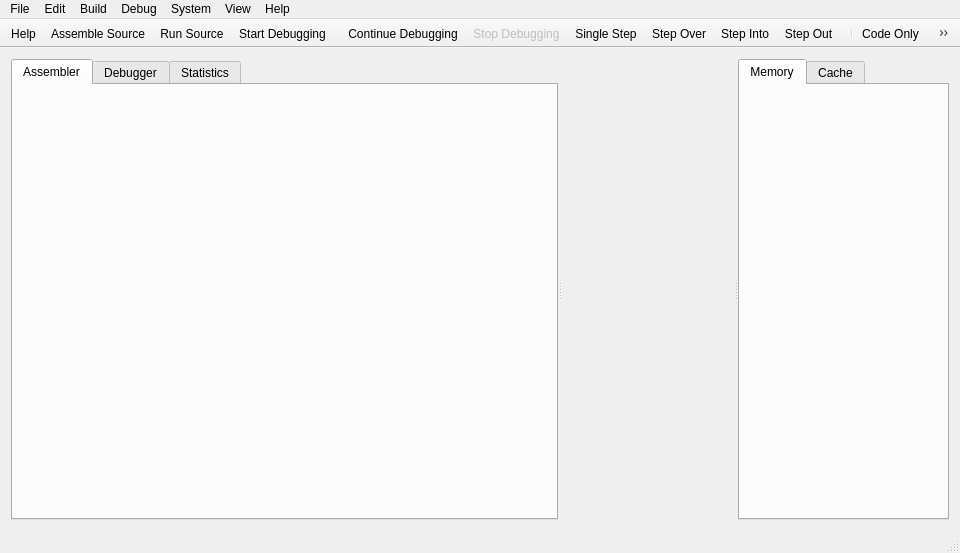
<?xml version="1.0" encoding="UTF-8"?>
<ui version="4.0">
 <class>AsmMainWindow</class>
 <widget class="QMainWindow" name="AsmMainWindow">
  <property name="geometry">
   <rect>
    <x>0</x>
    <y>0</y>
    <width>960</width>
    <height>553</height>
   </rect>
  </property>
  <property name="sizePolicy">
   <sizepolicy hsizetype="Expanding" vsizetype="Expanding">
    <horstretch>0</horstretch>
    <verstretch>0</verstretch>
   </sizepolicy>
  </property>
  <property name="windowTitle">
   <string>Pep/9</string>
  </property>
  <property name="windowIcon">
   <iconset resource="../pep9micro-lib/pep9micro-resources.qrc">
    <normaloff>:/images/Pep9micro-icon.png</normaloff>:/images/Pep9micro-icon.png</iconset>
  </property>
  <property name="unifiedTitleAndToolBarOnMac">
   <bool>true</bool>
  </property>
  <widget class="QWidget" name="centralWidget">
   <layout class="QGridLayout" name="gridLayout">
    <item row="0" column="1">
     <widget class="QSplitter" name="horizontalSplitter">
      <property name="orientation">
       <enum>Qt::Horizontal</enum>
      </property>
      <widget class="QTabWidget" name="tabWidget">
       <property name="sizePolicy">
        <sizepolicy hsizetype="MinimumExpanding" vsizetype="Expanding">
         <horstretch>5</horstretch>
         <verstretch>0</verstretch>
        </sizepolicy>
       </property>
       <property name="maximumSize">
        <size>
         <width>16777215</width>
         <height>16777208</height>
        </size>
       </property>
       <property name="currentIndex">
        <number>0</number>
       </property>
       <property name="documentMode">
        <bool>false</bool>
       </property>
       <property name="movable">
        <bool>true</bool>
       </property>
       <property name="tabBarAutoHide">
        <bool>true</bool>
       </property>
       <widget class="QWidget" name="assemblerTab">
        <attribute name="title">
         <string>Assembler</string>
        </attribute>
        <layout class="QGridLayout" name="gridLayout_6">
         <property name="leftMargin">
          <number>1</number>
         </property>
         <property name="topMargin">
          <number>1</number>
         </property>
         <property name="rightMargin">
          <number>1</number>
         </property>
         <property name="bottomMargin">
          <number>1</number>
         </property>
         <property name="verticalSpacing">
          <number>1</number>
         </property>
         <item row="0" column="0">
          <layout class="QGridLayout" name="assemblerGridLayout">
           <item row="0" column="0">
            <widget class="AssemblerPane" name="assemblerPane" native="true"/>
           </item>
          </layout>
         </item>
        </layout>
       </widget>
       <widget class="QWidget" name="debuggerTab">
        <attribute name="title">
         <string>Debugger</string>
        </attribute>
        <layout class="QGridLayout" name="gridLayout_3">
         <property name="leftMargin">
          <number>1</number>
         </property>
         <property name="topMargin">
          <number>1</number>
         </property>
         <property name="rightMargin">
          <number>1</number>
         </property>
         <property name="bottomMargin">
          <number>1</number>
         </property>
         <property name="verticalSpacing">
          <number>1</number>
         </property>
         <item row="0" column="1">
          <layout class="QGridLayout" name="gridLayout_2">
           <item row="0" column="0">
            <widget class="QSplitter" name="splitter">
             <property name="orientation">
              <enum>Qt::Vertical</enum>
             </property>
             <widget class="AsmProgramTracePane" name="asmProgramTracePane" native="true"/>
             <widget class="NewMemoryTracePane" name="memoryTracePane" native="true">
              <property name="minimumSize">
               <size>
                <width>150</width>
                <height>0</height>
               </size>
              </property>
             </widget>
            </widget>
           </item>
          </layout>
         </item>
        </layout>
       </widget>
       <widget class="QWidget" name="statsTab">
        <attribute name="title">
         <string>Statistics</string>
        </attribute>
        <layout class="QGridLayout" name="gridLayout_5">
         <property name="leftMargin">
          <number>1</number>
         </property>
         <property name="topMargin">
          <number>1</number>
         </property>
         <property name="rightMargin">
          <number>1</number>
         </property>
         <property name="bottomMargin">
          <number>1</number>
         </property>
         <property name="verticalSpacing">
          <number>1</number>
         </property>
         <item row="0" column="0">
          <layout class="QGridLayout" name="gridLayout_4">
           <item row="0" column="0">
            <widget class="ExecutionStatisticsWidget" name="executionStatisticsWidget" native="true"/>
           </item>
          </layout>
         </item>
        </layout>
       </widget>
      </widget>
      <widget class="QWidget" name="layoutWidget">
       <layout class="QVBoxLayout" name="verticalLayout">
        <item>
         <widget class="AsmCpuPane" name="asmCpuPane" native="true"/>
        </item>
        <item>
         <widget class="IOWidget" name="ioWidget" native="true">
          <property name="sizePolicy">
           <sizepolicy hsizetype="Expanding" vsizetype="Preferred">
            <horstretch>1</horstretch>
            <verstretch>3</verstretch>
           </sizepolicy>
          </property>
          <property name="minimumSize">
           <size>
            <width>150</width>
            <height>110</height>
           </size>
          </property>
         </widget>
        </item>
       </layout>
      </widget>
      <widget class="QTabWidget" name="memoryTabWidget">
       <property name="sizePolicy">
        <sizepolicy hsizetype="MinimumExpanding" vsizetype="Expanding">
         <horstretch>3</horstretch>
         <verstretch>0</verstretch>
        </sizepolicy>
       </property>
       <property name="maximumSize">
        <size>
         <width>16777215</width>
         <height>16777215</height>
        </size>
       </property>
       <property name="currentIndex">
        <number>0</number>
       </property>
       <widget class="QWidget" name="memoryTab">
        <attribute name="title">
         <string>Memory</string>
        </attribute>
        <layout class="QGridLayout" name="gridLayout_7">
         <item row="0" column="0">
          <layout class="QGridLayout" name="gridLayout_9">
           <item row="0" column="0">
            <widget class="MemoryDumpPane" name="memoryWidget" native="true"/>
           </item>
          </layout>
         </item>
        </layout>
       </widget>
       <widget class="QWidget" name="cacheTab">
        <property name="enabled">
         <bool>true</bool>
        </property>
        <attribute name="title">
         <string>Cache</string>
        </attribute>
        <layout class="QGridLayout" name="gridLayout_8">
         <item row="0" column="0">
          <layout class="QGridLayout" name="gridLayout_10">
           <item row="0" column="0">
            <widget class="CacheView" name="cacheWidget" native="true"/>
           </item>
          </layout>
         </item>
        </layout>
       </widget>
      </widget>
     </widget>
    </item>
   </layout>
  </widget>
  <widget class="QMenuBar" name="menuBar">
   <property name="geometry">
    <rect>
     <x>0</x>
     <y>0</y>
     <width>960</width>
     <height>24</height>
    </rect>
   </property>
   <widget class="QMenu" name="menuFile">
    <property name="title">
     <string>File</string>
    </property>
    <addaction name="actionFile_New_Asm"/>
    <addaction name="actionFile_Open"/>
    <addaction name="separator"/>
    <addaction name="actionFile_Save_Asm"/>
    <addaction name="separator"/>
    <addaction name="actionFile_Save_Asm_Source_As"/>
    <addaction name="actionFile_Save_Object_Code_As"/>
    <addaction name="actionFile_Save_Assembler_Listing_As"/>
    <addaction name="separator"/>
    <addaction name="actionFile_Print_Assembler_Source"/>
    <addaction name="actionFile_Print_Object_Code"/>
    <addaction name="actionFile_Print_Assembler_Listing"/>
    <addaction name="separator"/>
    <addaction name="actionExit"/>
   </widget>
   <widget class="QMenu" name="menuEdit">
    <property name="title">
     <string>Edit</string>
    </property>
    <addaction name="actionEdit_Undo"/>
    <addaction name="actionEdit_Redo"/>
    <addaction name="separator"/>
    <addaction name="actionEdit_Cut"/>
    <addaction name="actionEdit_Copy"/>
    <addaction name="actionEdit_Paste"/>
    <addaction name="separator"/>
    <addaction name="actionEdit_Format_Assembler"/>
    <addaction name="actionEdit_Remove_Error_Assembler"/>
    <addaction name="separator"/>
    <addaction name="actionEdit_Font"/>
    <addaction name="actionEdit_Reset_font_to_Default"/>
   </widget>
   <widget class="QMenu" name="menuSystem">
    <property name="title">
     <string>System</string>
    </property>
    <addaction name="actionSystem_Clear_CPU"/>
    <addaction name="actionSystem_Clear_Memory"/>
    <addaction name="separator"/>
    <addaction name="actionSystem_Assemble_Install_New_OS"/>
    <addaction name="actionSystem_Reinstall_Default_OS"/>
    <addaction name="actionSystem_Redefine_Mnemonics"/>
    <addaction name="separator"/>
    <addaction name="actionSystem_Show_Cache"/>
   </widget>
   <widget class="QMenu" name="menuHelp">
    <property name="title">
     <string>Help</string>
    </property>
    <property name="separatorsCollapsible">
     <bool>true</bool>
    </property>
    <addaction name="actionHelp_Writing_Programs"/>
    <addaction name="actionHelp_Assembly_Language"/>
    <addaction name="actionHelp_Machine_Language"/>
    <addaction name="actionHelp_Debugging_Assembly"/>
    <addaction name="actionHelp_Writing_Trap_Handlers"/>
    <addaction name="actionHelp_Pep_9_Cache"/>
    <addaction name="actionHelp_Pep9Reference"/>
    <addaction name="actionHelp_Examples"/>
    <addaction name="actionHelp_Pep9_Operating_System"/>
    <addaction name="separator"/>
    <addaction name="actionHelp_About_Pep9"/>
    <addaction name="actionHelp_About_Qt"/>
   </widget>
   <widget class="QMenu" name="menuBuild">
    <property name="title">
     <string>Build</string>
    </property>
    <addaction name="actionBuild_Assemble"/>
    <addaction name="actionBuild_Load_Object"/>
    <addaction name="actionBuild_Execute"/>
    <addaction name="separator"/>
    <addaction name="actionBuild_Run"/>
    <addaction name="actionBuild_Run_Object"/>
   </widget>
   <widget class="QMenu" name="menuDebug_2">
    <property name="title">
     <string>Debug</string>
    </property>
    <addaction name="actionDebug_Start_Debugging"/>
    <addaction name="actionDebug_Start_Debugging_Object"/>
    <addaction name="actionDebug_Start_Debugging_Loader"/>
    <addaction name="separator"/>
    <addaction name="actionDebug_Interupt_Execution"/>
    <addaction name="actionDebug_Continue"/>
    <addaction name="actionDebug_Stop_Debugging"/>
    <addaction name="separator"/>
    <addaction name="actionDebug_Single_Step_Assembler"/>
    <addaction name="actionDebug_Step_Over_Assembler"/>
    <addaction name="actionDebug_Step_Into_Assembler"/>
    <addaction name="actionDebug_Step_Out_Assembler"/>
    <addaction name="separator"/>
    <addaction name="actionDebug_Remove_All_Assembly_Breakpoints"/>
   </widget>
   <widget class="QMenu" name="menuView">
    <property name="title">
     <string>View</string>
    </property>
    <property name="separatorsCollapsible">
     <bool>false</bool>
    </property>
    <addaction name="actionView_Code_Only"/>
    <addaction name="actionView_Code_CPU"/>
    <addaction name="actionView_Code_CPU_Memory"/>
    <addaction name="separator"/>
    <addaction name="actionView_Assembler_Tab"/>
    <addaction name="actionView_Debugger_Tab"/>
    <addaction name="actionView_Statistics_Tab"/>
   </widget>
   <addaction name="menuFile"/>
   <addaction name="menuEdit"/>
   <addaction name="menuBuild"/>
   <addaction name="menuDebug_2"/>
   <addaction name="menuSystem"/>
   <addaction name="menuView"/>
   <addaction name="menuHelp"/>
  </widget>
  <widget class="QToolBar" name="mainToolBar">
   <property name="enabled">
    <bool>true</bool>
   </property>
   <property name="windowTitle">
    <string>Main Toolbar</string>
   </property>
   <property name="movable">
    <bool>false</bool>
   </property>
   <property name="iconSize">
    <size>
     <width>32</width>
     <height>32</height>
    </size>
   </property>
   <property name="floatable">
    <bool>false</bool>
   </property>
   <attribute name="toolBarArea">
    <enum>TopToolBarArea</enum>
   </attribute>
   <attribute name="toolBarBreak">
    <bool>false</bool>
   </attribute>
   <addaction name="actionHelp"/>
   <addaction name="actionBuild_Assemble"/>
   <addaction name="actionBuild_Run"/>
   <addaction name="actionDebug_Start_Debugging"/>
  </widget>
  <widget class="QToolBar" name="debuggerActionToolBar">
   <property name="windowTitle">
    <string>Debug Actions</string>
   </property>
   <property name="movable">
    <bool>false</bool>
   </property>
   <property name="floatable">
    <bool>false</bool>
   </property>
   <attribute name="toolBarArea">
    <enum>TopToolBarArea</enum>
   </attribute>
   <attribute name="toolBarBreak">
    <bool>false</bool>
   </attribute>
   <addaction name="actionDebug_Continue"/>
   <addaction name="actionDebug_Stop_Debugging"/>
   <addaction name="actionDebug_Single_Step_Assembler"/>
   <addaction name="actionDebug_Step_Over_Assembler"/>
   <addaction name="actionDebug_Step_Into_Assembler"/>
   <addaction name="actionDebug_Step_Out_Assembler"/>
  </widget>
  <widget class="QToolBar" name="hidePanesToolBar">
   <property name="windowTitle">
    <string>Hide Components</string>
   </property>
   <property name="movable">
    <bool>false</bool>
   </property>
   <property name="floatable">
    <bool>false</bool>
   </property>
   <attribute name="toolBarArea">
    <enum>TopToolBarArea</enum>
   </attribute>
   <attribute name="toolBarBreak">
    <bool>false</bool>
   </attribute>
   <addaction name="separator"/>
   <addaction name="actionView_Code_Only"/>
   <addaction name="actionView_Code_CPU"/>
   <addaction name="actionView_Code_CPU_Memory"/>
   <addaction name="separator"/>
  </widget>
  <widget class="QToolBar" name="byteConverterToolBar">
   <property name="windowTitle">
    <string>Byte Converter</string>
   </property>
   <property name="movable">
    <bool>false</bool>
   </property>
   <property name="floatable">
    <bool>false</bool>
   </property>
   <attribute name="toolBarArea">
    <enum>TopToolBarArea</enum>
   </attribute>
   <attribute name="toolBarBreak">
    <bool>false</bool>
   </attribute>
  </widget>
  <widget class="QStatusBar" name="statusBar"/>
  <action name="actionFile_New_Asm">
   <property name="icon">
    <iconset resource="../../pep-core/common/common-resources.qrc">
     <normaloff>:/images/new.png</normaloff>:/images/new.png</iconset>
   </property>
   <property name="text">
    <string>New</string>
   </property>
   <property name="shortcut">
    <string>Ctrl+N</string>
   </property>
   <property name="iconVisibleInMenu">
    <bool>false</bool>
   </property>
  </action>
  <action name="actionFile_Open">
   <property name="icon">
    <iconset resource="../../pep-core/common/common-resources.qrc">
     <normaloff>:/images/open.png</normaloff>:/images/open.png</iconset>
   </property>
   <property name="text">
    <string>Open...</string>
   </property>
   <property name="shortcut">
    <string>Ctrl+O</string>
   </property>
   <property name="iconVisibleInMenu">
    <bool>false</bool>
   </property>
  </action>
  <action name="actionFile_Save_Asm">
   <property name="icon">
    <iconset resource="../../pep-core/common/common-resources.qrc">
     <normaloff>:/images/save.png</normaloff>:/images/save.png</iconset>
   </property>
   <property name="text">
    <string>Save Source</string>
   </property>
   <property name="shortcut">
    <string>Ctrl+S</string>
   </property>
   <property name="iconVisibleInMenu">
    <bool>false</bool>
   </property>
  </action>
  <action name="actionFile_Save_Asm_Source_As">
   <property name="text">
    <string>Save Source As...</string>
   </property>
   <property name="shortcut">
    <string>Ctrl+Shift+S</string>
   </property>
   <property name="iconVisibleInMenu">
    <bool>false</bool>
   </property>
  </action>
  <action name="actionEdit_Undo">
   <property name="enabled">
    <bool>false</bool>
   </property>
   <property name="icon">
    <iconset resource="../../pep-core/common/common-resources.qrc">
     <normaloff>:/images/undo.png</normaloff>:/images/undo.png</iconset>
   </property>
   <property name="text">
    <string>Undo</string>
   </property>
   <property name="shortcut">
    <string>Ctrl+Z</string>
   </property>
   <property name="iconVisibleInMenu">
    <bool>false</bool>
   </property>
  </action>
  <action name="actionEdit_Redo">
   <property name="enabled">
    <bool>false</bool>
   </property>
   <property name="icon">
    <iconset resource="../../pep-core/common/common-resources.qrc">
     <normaloff>:/images/redo.png</normaloff>:/images/redo.png</iconset>
   </property>
   <property name="text">
    <string>Redo</string>
   </property>
   <property name="shortcut">
    <string>Ctrl+Y</string>
   </property>
   <property name="iconVisibleInMenu">
    <bool>false</bool>
   </property>
  </action>
  <action name="actionEdit_Cut">
   <property name="icon">
    <iconset resource="../../pep-core/common/common-resources.qrc">
     <normaloff>:/images/cut.png</normaloff>:/images/cut.png</iconset>
   </property>
   <property name="text">
    <string>Cut</string>
   </property>
   <property name="shortcut">
    <string>Ctrl+X</string>
   </property>
   <property name="iconVisibleInMenu">
    <bool>false</bool>
   </property>
  </action>
  <action name="actionEdit_Copy">
   <property name="icon">
    <iconset resource="../../pep-core/common/common-resources.qrc">
     <normaloff>:/images/copy.png</normaloff>:/images/copy.png</iconset>
   </property>
   <property name="text">
    <string>Copy</string>
   </property>
   <property name="shortcut">
    <string>Ctrl+C</string>
   </property>
   <property name="iconVisibleInMenu">
    <bool>false</bool>
   </property>
  </action>
  <action name="actionEdit_Paste">
   <property name="icon">
    <iconset resource="../../pep-core/common/common-resources.qrc">
     <normaloff>:/images/paste.png</normaloff>:/images/paste.png</iconset>
   </property>
   <property name="text">
    <string>Paste</string>
   </property>
   <property name="shortcut">
    <string>Ctrl+V</string>
   </property>
   <property name="iconVisibleInMenu">
    <bool>false</bool>
   </property>
  </action>
  <action name="actionEdit_Font">
   <property name="text">
    <string>Font...</string>
   </property>
   <property name="iconVisibleInMenu">
    <bool>false</bool>
   </property>
  </action>
  <action name="actionSystem_Clear_CPU">
   <property name="text">
    <string>Clear CPU</string>
   </property>
   <property name="iconVisibleInMenu">
    <bool>false</bool>
   </property>
  </action>
  <action name="actionSystem_Clear_Memory">
   <property name="text">
    <string>Clear Memory</string>
   </property>
   <property name="iconVisibleInMenu">
    <bool>false</bool>
   </property>
  </action>
  <action name="actionHelp_Debugging_Assembly">
   <property name="text">
    <string>Debugging Programs</string>
   </property>
   <property name="iconVisibleInMenu">
    <bool>false</bool>
   </property>
  </action>
  <action name="actionBuild_Run">
   <property name="icon">
    <iconset resource="../../pep-core/common/common-resources.qrc">
     <normaloff>:/images/run.png</normaloff>:/images/run.png</iconset>
   </property>
   <property name="text">
    <string>Run Source</string>
   </property>
   <property name="shortcut">
    <string>Ctrl+R</string>
   </property>
   <property name="iconVisibleInMenu">
    <bool>false</bool>
   </property>
  </action>
  <action name="actionDebug_Start_Debugging">
   <property name="icon">
    <iconset resource="../../pep-core/common/common-resources.qrc">
     <normaloff>:/images/debugger_start.png</normaloff>:/images/debugger_start.png</iconset>
   </property>
   <property name="text">
    <string>Start Debugging</string>
   </property>
   <property name="shortcut">
    <string>Ctrl+D</string>
   </property>
   <property name="iconVisibleInMenu">
    <bool>false</bool>
   </property>
  </action>
  <action name="actionDebug_Stop_Debugging">
   <property name="enabled">
    <bool>false</bool>
   </property>
   <property name="icon">
    <iconset resource="../../pep-core/common/common-resources.qrc">
     <normaloff>:/images/debugger_stop.png</normaloff>:/images/debugger_stop.png</iconset>
   </property>
   <property name="text">
    <string>Stop Debugging</string>
   </property>
   <property name="shortcut">
    <string>Ctrl+E</string>
   </property>
   <property name="iconVisibleInMenu">
    <bool>false</bool>
   </property>
   <property name="shortcutVisibleInContextMenu">
    <bool>false</bool>
   </property>
  </action>
  <action name="actionHelp">
   <property name="icon">
    <iconset resource="../../pep-core/common/common-resources.qrc">
     <normaloff>:/images/help.png</normaloff>:/images/help.png</iconset>
   </property>
   <property name="text">
    <string>Help</string>
   </property>
   <property name="shortcut">
    <string>F1</string>
   </property>
   <property name="iconVisibleInMenu">
    <bool>true</bool>
   </property>
  </action>
  <action name="actionFile_Print_Object_Code">
   <property name="text">
    <string>Print Object Code...</string>
   </property>
   <property name="shortcut">
    <string>Ctrl+P</string>
   </property>
  </action>
  <action name="actionHelp_About_Pep9">
   <property name="text">
    <string>About Pep9</string>
   </property>
   <property name="toolTip">
    <string>About Pep9CPU</string>
   </property>
  </action>
  <action name="actionHelp_About_Qt">
   <property name="text">
    <string>About Qt</string>
   </property>
  </action>
  <action name="actionHelp_Writing_Trap_Handlers">
   <property name="text">
    <string>Writing Trap Handlers</string>
   </property>
  </action>
  <action name="actionHelp_Pep9Reference">
   <property name="text">
    <string>Pep/9 Reference</string>
   </property>
  </action>
  <action name="actionHelp_Examples">
   <property name="text">
    <string>Examples</string>
   </property>
  </action>
  <action name="actionEdit_Reset_font_to_Default">
   <property name="text">
    <string>Reset Font to Default</string>
   </property>
   <property name="toolTip">
    <string>Reset Font to Default</string>
   </property>
  </action>
  <action name="actionEdit_Format_Assembler">
   <property name="text">
    <string>Assemble &amp;&amp; Format</string>
   </property>
   <property name="shortcut">
    <string>Ctrl+L</string>
   </property>
  </action>
  <action name="actionEdit_Remove_Error_Assembler">
   <property name="text">
    <string>Remove Error Messages</string>
   </property>
  </action>
  <action name="actionBuild_Assemble">
   <property name="icon">
    <iconset resource="../../pep-core/common/common-resources.qrc">
     <normaloff>:/images/assemble.png</normaloff>:/images/assemble.png</iconset>
   </property>
   <property name="text">
    <string>Assemble Source</string>
   </property>
   <property name="shortcut">
    <string>Ctrl+Shift+A</string>
   </property>
   <property name="iconVisibleInMenu">
    <bool>false</bool>
   </property>
  </action>
  <action name="actionBuild_Load_Object">
   <property name="icon">
    <iconset resource="../../pep-core/common/common-resources.qrc">
     <normaloff>:/images/load-source.png</normaloff>:/images/load-source.png</iconset>
   </property>
   <property name="text">
    <string>Load Object Code</string>
   </property>
   <property name="shortcut">
    <string>Ctrl+Shift+L</string>
   </property>
   <property name="iconVisibleInMenu">
    <bool>false</bool>
   </property>
  </action>
  <action name="actionDebug_Interupt_Execution">
   <property name="enabled">
    <bool>false</bool>
   </property>
   <property name="text">
    <string>Interrupt Execution</string>
   </property>
   <property name="iconText">
    <string>Interrupt Execution</string>
   </property>
   <property name="toolTip">
    <string>Interrupt Execution</string>
   </property>
   <property name="shortcut">
    <string>Ctrl+.</string>
   </property>
  </action>
  <action name="actionDebug_Step_Over_Assembler">
   <property name="icon">
    <iconset resource="../../pep-core/common/common-resources.qrc">
     <normaloff>:/images/debugger_step_over.png</normaloff>:/images/debugger_step_over.png</iconset>
   </property>
   <property name="text">
    <string>Step Over</string>
   </property>
   <property name="toolTip">
    <string>Step Over</string>
   </property>
   <property name="iconVisibleInMenu">
    <bool>false</bool>
   </property>
  </action>
  <action name="actionDebug_Step_Into_Assembler">
   <property name="icon">
    <iconset resource="../../pep-core/common/common-resources.qrc">
     <normaloff>:/images/debugger_step_into.png</normaloff>:/images/debugger_step_into.png</iconset>
   </property>
   <property name="text">
    <string>Step Into</string>
   </property>
   <property name="iconVisibleInMenu">
    <bool>false</bool>
   </property>
  </action>
  <action name="actionDebug_Step_Out_Assembler">
   <property name="icon">
    <iconset resource="../../pep-core/common/common-resources.qrc">
     <normaloff>:/images/debugger_step_out.png</normaloff>:/images/debugger_step_out.png</iconset>
   </property>
   <property name="text">
    <string>Step Out</string>
   </property>
   <property name="toolTip">
    <string>Step Out</string>
   </property>
   <property name="iconVisibleInMenu">
    <bool>false</bool>
   </property>
  </action>
  <action name="actionDebug_Restart_Debugging">
   <property name="icon">
    <iconset resource="../../pep-core/common/common-resources.qrc">
     <normaloff>:/images/debugger_restart.png</normaloff>:/images/debugger_restart.png</iconset>
   </property>
   <property name="text">
    <string>Restart Debugging</string>
   </property>
   <property name="iconVisibleInMenu">
    <bool>false</bool>
   </property>
  </action>
  <action name="actionDebug_Continue">
   <property name="icon">
    <iconset resource="../../pep-core/common/common-resources.qrc">
     <normaloff>:/images/debugger_continue.png</normaloff>:/images/debugger_continue.png</iconset>
   </property>
   <property name="text">
    <string>Continue Debugging</string>
   </property>
   <property name="toolTip">
    <string>Continue Debugging</string>
   </property>
   <property name="iconVisibleInMenu">
    <bool>false</bool>
   </property>
   <property name="shortcutVisibleInContextMenu">
    <bool>false</bool>
   </property>
  </action>
  <action name="actionBuild_Execute">
   <property name="text">
    <string>Execute</string>
   </property>
   <property name="shortcut">
    <string>Ctrl+Shift+R</string>
   </property>
  </action>
  <action name="actionDebug_Start_Debugging_Object">
   <property name="text">
    <string>Start Debugging Object</string>
   </property>
   <property name="shortcut">
    <string>Ctrl+Shift+D</string>
   </property>
  </action>
  <action name="actionDebug_Start_Debugging_Loader">
   <property name="text">
    <string>Start Debugging Loader</string>
   </property>
  </action>
  <action name="actionFile_Print_Assembler_Source">
   <property name="text">
    <string>Print Source...</string>
   </property>
  </action>
  <action name="actionFile_Print_Assembler_Listing">
   <property name="text">
    <string>Print Listing...</string>
   </property>
  </action>
  <action name="actionFile_Save_Object_Code_As">
   <property name="text">
    <string>Save Object Code As...</string>
   </property>
  </action>
  <action name="actionFile_Save_Assembler_Listing_As">
   <property name="text">
    <string>Save Listing As..</string>
   </property>
  </action>
  <action name="actionExit">
   <property name="text">
    <string>Exit</string>
   </property>
  </action>
  <action name="actionDebug_Remove_All_Assembly_Breakpoints">
   <property name="text">
    <string>Remove All Breakpoints</string>
   </property>
  </action>
  <action name="actionDebug_Single_Step_Assembler">
   <property name="icon">
    <iconset resource="../../pep-core/common/common-resources.qrc">
     <normaloff>:/images/debug_single_step_asm.png</normaloff>:/images/debug_single_step_asm.png</iconset>
   </property>
   <property name="text">
    <string>Single Step</string>
   </property>
   <property name="toolTip">
    <string>Single Step</string>
   </property>
   <property name="shortcut">
    <string>Ctrl+Return</string>
   </property>
   <property name="iconVisibleInMenu">
    <bool>false</bool>
   </property>
  </action>
  <action name="actionSystem_Redefine_Mnemonics">
   <property name="text">
    <string>Redefine Mnemonics...</string>
   </property>
  </action>
  <action name="actionSystem_Assemble_Install_New_OS">
   <property name="text">
    <string>Assemble &amp;&amp; Install New OS</string>
   </property>
  </action>
  <action name="actionSystem_Reinstall_Default_OS">
   <property name="text">
    <string>Reinstall Default OS</string>
   </property>
  </action>
  <action name="actionHelp_Machine_Language">
   <property name="text">
    <string>Machine Language</string>
   </property>
  </action>
  <action name="actionHelp_Assembly_Language">
   <property name="text">
    <string>Assembly Language</string>
   </property>
  </action>
  <action name="actionHelp_Pep9_Operating_System">
   <property name="text">
    <string>Pep/9 Operating System</string>
   </property>
  </action>
  <action name="actionHelp_Writing_Programs">
   <property name="text">
    <string>Writing Programs</string>
   </property>
  </action>
  <action name="actionView_Code_Only">
   <property name="icon">
    <iconset resource="../pep9asm-lib/pep9asm-resources.qrc">
     <normaloff>:/images/codeOnly.png</normaloff>:/images/codeOnly.png</iconset>
   </property>
   <property name="text">
    <string>Code Only</string>
   </property>
   <property name="toolTip">
    <string>View Code Only</string>
   </property>
   <property name="shortcut">
    <string>Ctrl+1</string>
   </property>
   <property name="iconVisibleInMenu">
    <bool>false</bool>
   </property>
  </action>
  <action name="actionView_Code_CPU">
   <property name="enabled">
    <bool>true</bool>
   </property>
   <property name="icon">
    <iconset resource="../pep9asm-lib/pep9asm-resources.qrc">
     <normaloff>:/images/codeCPU.png</normaloff>:/images/codeCPU.png</iconset>
   </property>
   <property name="text">
    <string>Code/CPU</string>
   </property>
   <property name="toolTip">
    <string>View Code / CPU</string>
   </property>
   <property name="shortcut">
    <string>Ctrl+2</string>
   </property>
   <property name="iconVisibleInMenu">
    <bool>false</bool>
   </property>
  </action>
  <action name="actionView_Code_CPU_Memory">
   <property name="icon">
    <iconset resource="../pep9asm-lib/pep9asm-resources.qrc">
     <normaloff>:/images/codeCPUMem.png</normaloff>:/images/codeCPUMem.png</iconset>
   </property>
   <property name="text">
    <string>Code/CPU/Memory</string>
   </property>
   <property name="toolTip">
    <string>View Code / CPU / Memory</string>
   </property>
   <property name="shortcut">
    <string>Ctrl+3</string>
   </property>
   <property name="iconVisibleInMenu">
    <bool>false</bool>
   </property>
  </action>
  <action name="actionBuild_Run_Object">
   <property name="text">
    <string>Run Object</string>
   </property>
   <property name="toolTip">
    <string>Run Object Code</string>
   </property>
  </action>
  <action name="actionEnter_Full_Screen">
   <property name="text">
    <string>Enter Full Screen</string>
   </property>
  </action>
  <action name="actionView_Assembler_Tab">
   <property name="text">
    <string>Assembler Tab</string>
   </property>
   <property name="shortcut">
    <string>Ctrl+4</string>
   </property>
  </action>
  <action name="actionView_Debugger_Tab">
   <property name="text">
    <string>Debugger Tab</string>
   </property>
   <property name="shortcut">
    <string>Ctrl+5</string>
   </property>
  </action>
  <action name="actionSystem_Show_Cache">
   <property name="checkable">
    <bool>true</bool>
   </property>
   <property name="text">
    <string>Enable Cache</string>
   </property>
  </action>
  <action name="actionHelp_Pep_9_Cache">
   <property name="text">
    <string>Pep/9 Cache</string>
   </property>
  </action>
  <action name="actionView_Statistics_Tab">
   <property name="text">
    <string>Statistics Tab</string>
   </property>
   <property name="shortcut">
    <string>Ctrl+6</string>
   </property>
  </action>
 </widget>
 <layoutdefault spacing="6" margin="11"/>
 <customwidgets>
  <customwidget>
   <class>MemoryDumpPane</class>
   <extends>QWidget</extends>
   <header>memory/memorydumppane.h</header>
   <container>1</container>
  </customwidget>
  <customwidget>
   <class>IOWidget</class>
   <extends>QWidget</extends>
   <header>io/iowidget.h</header>
   <container>1</container>
  </customwidget>
  <customwidget>
   <class>NewMemoryTracePane</class>
   <extends>QWidget</extends>
   <header>stack/memorytracepane.h</header>
   <container>1</container>
  </customwidget>
  <customwidget>
   <class>AsmProgramTracePane</class>
   <extends>QWidget</extends>
   <header>debugger/asmprogramtracepane.h</header>
   <container>1</container>
  </customwidget>
  <customwidget>
   <class>AssemblerPane</class>
   <extends>QWidget</extends>
   <header>editor/assemblerpane.h</header>
   <container>1</container>
  </customwidget>
  <customwidget>
   <class>ExecutionStatisticsWidget</class>
   <extends>QWidget</extends>
   <header>stats/executionstatisticswidget.h</header>
   <container>1</container>
  </customwidget>
  <customwidget>
   <class>AsmCpuPane</class>
   <extends>QWidget</extends>
   <header>cpu/asmcpupane.h</header>
   <container>1</container>
  </customwidget>
  <customwidget>
   <class>CacheView</class>
   <extends>QWidget</extends>
   <header>cache/cacheview.h</header>
   <container>1</container>
  </customwidget>
 </customwidgets>
 <resources>
  <include location="../../pep-core/common/common-resources.qrc"/>
  <include location="../pep9asm-lib/pep9asm-resources.qrc"/>
  <include location="../../pep-core/common/common-resources.qrc"/>
  <include location="../pep9asm-lib/pep9asm-resources.qrc"/>
  <include location="../pep9micro-lib/pep9micro-resources.qrc"/>
 </resources>
 <connections>
  <connection>
   <sender>actionExit</sender>
   <signal>triggered(bool)</signal>
   <receiver>AsmMainWindow</receiver>
   <slot>close()</slot>
   <hints>
    <hint type="sourcelabel">
     <x>-1</x>
     <y>-1</y>
    </hint>
    <hint type="destinationlabel">
     <x>517</x>
     <y>370</y>
    </hint>
   </hints>
  </connection>
 </connections>
 <slots>
  <signal>defaultFonts()</signal>
  <slot>on_actionEdit_Font_Default_triggered()</slot>
 </slots>
</ui>
